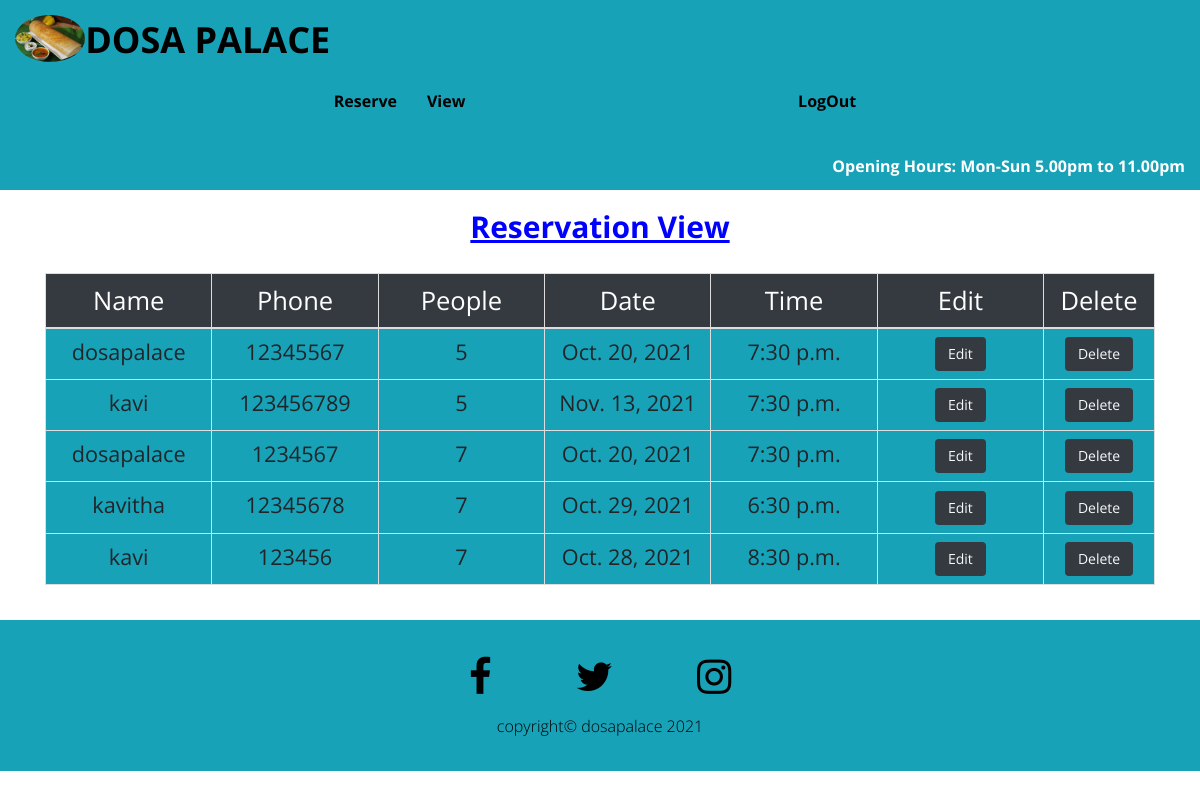
The page /view_reserve/ (signed in) on the database as committed earlier.
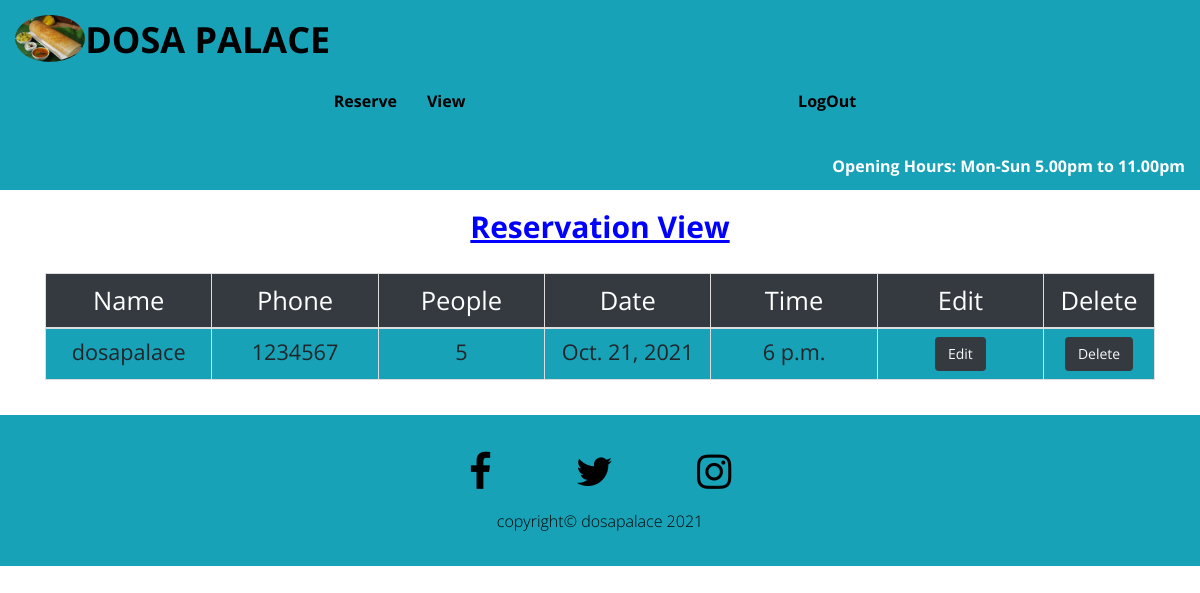
The same page on the database as committed later.
### meals/models.py (models this page shows)
class Booking(models.Model):
    visitor_name = models.CharField(max_length=50)
    user_name = models.CharField(max_length=50)
    phone_number = models.IntegerField()
    no_of_people = models.IntegerField()
    date = models.DateField()
    time = models.TimeField()
    def __str__(self):
        return str(self.visitor_name)

### meals/views.py (the view)
# urls.py: path('view_reserve/', views.view_reserve, name='view_reserve'),
def view_reserve(request):
    reserves = Booking.objects.all()
    context = {
        'reserves': reserves
        }
    print("reserves", reserves)
    return render(request, 'meals/view_reserve.html', context)

### meals/templates/meals/view_reserve.html (shortened to what this page needs)
{% extends "base_user.html" %}
{% load static %}
{% block content %}
<div class="container-fluid">
    <div class="text-center">
    <h2 class="contact-us">Reservation View</h2>
    <div class="row">
        {% if user.is_authenticated %}
    <table class="table table-bordered bg-info table-hover meal-table">
        <thead class="bg-dark text-white">
            <tr>
                <th class="col-8 small text-center">Name</th>
                <th class="col-8 small text-center">Phone</th>
                <th class="col-8 small text-center">People</th>
                <th class="col-8 small text-center">Date</th>
                <th class="col-8 small text-center">Time</th>
                <th class="col-8 small text-center">Edit</th>
                <th class="col-8 small text-center">Delete</th>
            </tr>
        </thead>
        <tbody>
            {% for meal in reserves %}
                {% if meal.user_name == user.username %}
            <tr class="col-8 small">
                <td class="col-8 small">
                    {{meal.visitor_name}}
                </td>
                <td class="col-8 small">
                    {{meal.phone_number}}
                </td>
                <td class="col-8 small">
                    {{meal.no_of_people}}
                </td>
                <td class="col-8 small">
                    {{meal.date}}
                </td>
                <td class="col-8 small">
                    {{meal.time}}
                </td>
                <td class="col-8 small">
                    <a href="/edit/{{ meal.id }}">
                    <button class="btn btn-dark text-light small">Edit</button>
                    </a>
                </td>
                <td class="col-8 small">
                    <button class="btn btn-dark text-light small" data-toggle="modal" data-target="#myModal" type="button">Delete</button>
                </td>
            </tr>
        {% endif %}
            {% endfor %}
        </tbody>
    </table>
    {% endif %}
    </div>
    </div>
    </div>
    </div>
{% endblock %}

### templates/base_user.html (shortened to what this page needs)
{% load static %}
<!DOCTYPE html>
<html lang="en">
<head>
  <link rel="stylesheet" href="https://maxcdn.bootstrapcdn.com/bootstrap/4.2.1/css/bootstrap.min.css" type="text/css" />
  <link rel="stylesheet" href="https://maxcdn.bootstrapcdn.com/font-awesome/4.7.0/css/font-awesome.min.css"
    type="text/css" />
  <link rel="stylesheet" href="https://maxcdn.bootstrapcdn.com/bootstrap/3.4.1/css/bootstrap.min.css">
  <link rel="stylesheet" href="{% static 'css/style.css' %}">
</head>
<body>
  <div class="container-fluid bg-info text-dark">
    <div class="header">
      <img src="{% static 'images/img-1.jpg' %}" class="logo" alt="logo">
      <h1 class="text-uppercase">
        <a href="{% url 'home'%}">Dosa Palace</a></h1>
    </div>
    <nav class="nav navbar">
      <ul class="nav navbar-nav navbar-expand-lg">
        <li><a href="{% url 'add_reserve' %}">Reserve</a></li>
        <li><a href="{% url 'view_reserve' %}">View</a></li>
      </ul>
      <ul class="nav navbar-nav navbar-expand-lg">
        {% if user.is_authenticated %}
        <li><a href="{% url 'account_logout' %}">LogOut</a></li>
        {% else %}
        <li><a href="{% url 'account_signup' %}">SignUp</a></li>
        <li><a href="{% url 'account_login' %}">LogIn</a></li>
        {% endif %}
      </ul>
    </nav>
    <p class="text-white text-right open-hour"><b>Opening Hours: Mon-Sun 5.00pm to 11.00pm</b></p>
  </div>
  <div class="container">
    {% block content %}
    {% endblock %}
  <footer class="footer bg-info">
    <div class="container text-center">
      <a href="https://facebook.com" target="-blank" rel="noopener"
        aria-label="visit our facebook page(open in a new tab"><i class="fa fa-facebook"></i></a>
      <a href="https://twitter.com" target="-blank" rel="noopener"
        aria-label="visit our twitter page(open in a new tab"><i class="fa fa-twitter"></i></a>
      <a href="https://instagram.com" target="-blank" rel="noopener"
        aria-label="visit our instagram page(open in a new tab"><i class="fa fa-instagram"></i></a>
      <p> copyright&copy; dosapalace 2021</p>
    </div>
  </footer>
</body>
</html>

### static/css/style.css (style rules this page uses)
html { overflow-x: hidden; }
body { background-color: #fff; font-family: "Open Sans", cursive; font-size: 16px; line-height: 1.8; font-weight: 300; color: #000; }
.header { display: flex; }
.logo { width: 6%; height: 6%; border-radius: 50%; margin-top: 15px; }
ul, li, a { text-decoration: none; color: #000; font-weight: bold; }
.footer { background-color: #e0f0f5; padding: 20px 0; margin-top: 15px; }
.footer a { color: #000; font-size: 40px; padding: 20px 40px; transition: all .5s ease; }
.table { font-size: 30px; }
.contact-us { margin-bottom: 30px; text-decoration: underline; color: blue; font-weight: bold; }
.col-8 { width: 15%; }

Rows that differ between the two databases and show on the page:
removed Booking: visitor_name "dosapalace", phone_number "12345567", no_of_people "5", date "Oct. 20, 2021", time "7:30 p.m."
removed Booking: visitor_name "kavi", phone_number "123456789", no_of_people "5", date "Nov. 13, 2021", time "7:30 p.m."
removed Booking: visitor_name "dosapalace", phone_number "1234567", no_of_people "7", date "Oct. 20, 2021", time "7:30 p.m."
removed Booking: visitor_name "kavitha", phone_number "12345678", no_of_people "7", date "Oct. 29, 2021", time "6:30 p.m."
removed Booking: visitor_name "kavi", phone_number "123456", no_of_people "7", date "Oct. 28, 2021", time "8:30 p.m."
added Booking: visitor_name "dosapalace", phone_number "1234567", no_of_people "5", date "Oct. 21, 2021", time "6 p.m."
